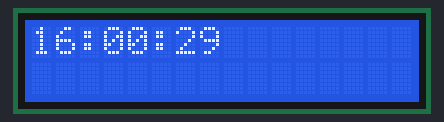
Bench run of a sketch on a simulated Arduino Uno, built with avr-gcc and run on an emulated ATmega328P. On the bench: 16×2 character LCD.

Above: at 0.1 s.
At 1.1 s:
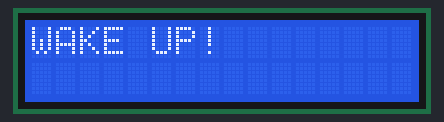
At 10.1 s:
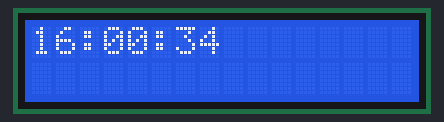
At 19.2 s:
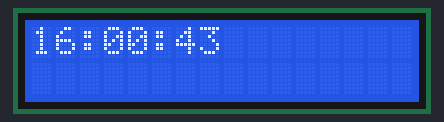
At 28.2 s:
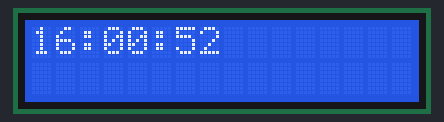
At 38.2 s:
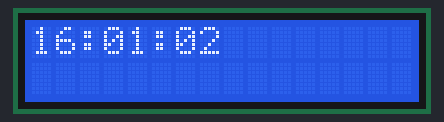

The sketch:

assignment_7.ino
```cpp
#include <LiquidCrystal.h>

const int rs = 2;
const int en = 4;
const int d4 = 8;
const int d5 = 9;
const int d6 = 10;
const int d7 = 11;

// [0] = Timmar | [1] = Minuter | [2] = Sekunder
int times[3] = { 16, 0, 28 };

// [0] = Timmar | [1] = Minuter | [2] = Sekunder
int wakingTimes[3] = { 16, 0, 30 };

LiquidCrystal lcd(rs, en, d4, d5, d6, d7);

void setup() {
  lcd.begin(16, 2);
  lcd.clear();
}

void loop() {
  times[2]++;

  validateHours();
  validateMinutes();
  validateSeconds();

  lcd.print(getTimeStr());

  if(validateAlarm()) {
    lcd.clear();
    lcd.print("WAKE UP!");

    // Kan förlängas... 5 sek för testing
    delay(5000);
  }

  delay(1000);
  lcd.clear();
}

/**
 * Formatterar och returnerar en ny sträng för LCD att skriva ut
 */
String getTimeStr() {
  const int ZERO = 0;
  const int hours = times[0];
  const int minutes = times[1];
  const int seconds = times[2];

  String str = "";

  if(hours < 10) {
    str += ZERO;
  }

  str += hours;
  str += ':';

  if(minutes < 10) {
    str += ZERO;
  }

  str += minutes;
  str += ':';

  if(seconds < 10) {
    str += ZERO;
  }

  str += seconds;

  return str;
}

bool validateAlarm() {
  for(int i = 0; i < 3; i++) {
    if(times[i] != wakingTimes[i]) {
      return false;
    }
  }

  return true;
}

void validateHours() {
  int hours = times[0];

  if(hours == 24) {
    times[0] = 0;
  }
}

void validateMinutes() {
  int hours = times[0];
  int minutes = times[1];

  if(minutes == 60) {
    times[0]++;
    times[1] = 0;
  }
}

void validateSeconds() {
  const int seconds = times[2];

  if(seconds == 60) {
    times[1]++;
    times[2] = 0;
  }
}
```

Measured:
- what the display in image 1 shows lasts 6.0 s, from 1.1 s to 7.1 s
- what the display in image 2 shows lasts 1.0 s, from 10.1 s to 11.1 s
